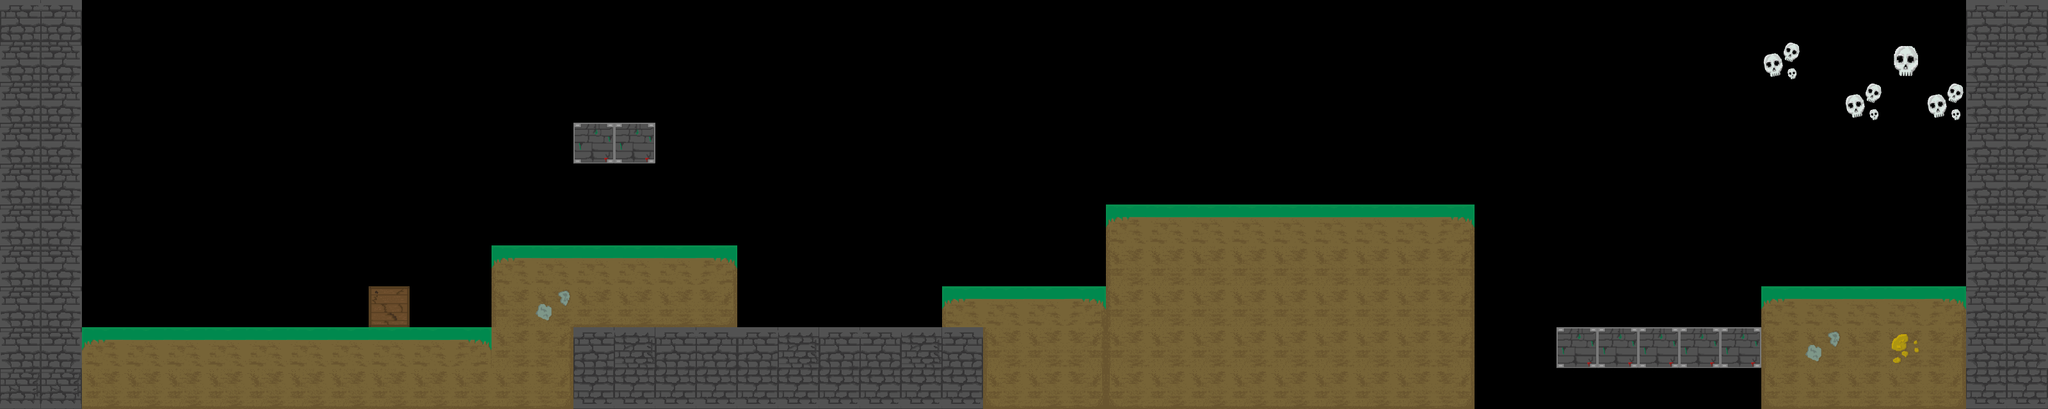

Below is a game level as drawn by its tile map, then a one-line description and the .tmx file that defines it, in full:
An orthogonal 50x10 tile map with 64x64 px tiles, 1 tile layer (Platforms), 2 tilesets and 7 objects (3x GunEnemy, PlayerSpawn, Goal, TutorialTrigger, TutorialPoint).

<map version="1.2" tiledversion="1.2.2" orientation="orthogonal" renderorder="right-down" width="50" height="10" tilewidth="64" tileheight="64" infinite="0" nextlayerid="7" nextobjectid="19">
 <tileset firstgid="1" name="Temp" tilewidth="64" tileheight="64" tilecount="36" columns="6">
  <image source="../IMAGES/tileset2.png" width="384" height="384" />
 </tileset>
 <tileset firstgid="37" name="tilesheet" tilewidth="64" tileheight="64" tilecount="72" columns="9">
  <image source="../IMAGES/tilesheet.png" width="576" height="512" />
 </tileset>
 <layer id="6" name="Platforms" width="50" height="10">
  <data encoding="csv">
64,65,0,0,0,0,0,0,0,0,0,0,0,0,0,0,0,0,0,0,0,0,0,0,0,0,0,0,0,0,0,0,0,0,0,0,0,0,0,0,0,0,0,0,0,0,0,0,64,65,
70,69,0,0,0,0,0,0,0,0,0,0,0,0,0,0,0,0,0,0,0,0,0,0,0,0,0,0,0,0,0,0,0,0,0,0,0,0,0,0,0,0,0,57,0,0,58,0,70,69,
70,69,0,0,0,0,0,0,0,0,0,0,0,0,0,0,0,0,0,0,0,0,0,0,0,0,0,0,0,0,0,0,0,0,0,0,0,0,0,0,0,0,0,0,0,57,0,57,70,69,
70,69,0,0,0,0,0,0,0,0,0,0,0,0,62,62,0,0,0,0,0,0,0,0,0,0,0,0,0,0,0,0,0,0,0,0,0,0,0,0,0,0,0,0,0,0,0,0,70,69,
70,69,0,0,0,0,0,0,0,0,0,0,0,0,0,0,0,0,0,0,0,0,0,0,0,0,0,0,0,0,0,0,0,0,0,0,0,0,0,0,0,0,0,0,0,0,0,0,70,69,
70,69,0,0,0,0,0,0,0,0,0,0,0,0,0,0,0,0,0,0,0,0,0,0,0,0,0,52,53,53,53,53,53,53,53,54,0,0,0,0,0,0,0,0,0,0,0,0,70,69,
70,69,0,0,0,0,0,0,0,0,0,0,52,53,53,53,53,54,0,0,0,0,0,0,0,0,0,44,39,39,39,39,39,39,39,45,0,0,0,0,0,0,0,0,0,0,0,0,70,69,
70,69,0,0,0,0,0,0,0,46,0,0,44,40,48,48,48,49,0,0,0,0,0,52,53,53,54,44,39,39,39,39,39,39,39,45,0,0,0,0,0,0,0,52,53,53,53,54,70,69,
70,69,50,53,53,53,53,53,53,53,53,51,39,45,64,68,64,65,64,68,64,65,68,65,44,39,45,44,39,39,39,39,39,39,39,45,0,0,62,62,62,62,62,44,40,39,42,45,70,69,
67,67,48,48,48,48,48,48,48,48,48,48,48,49,63,63,63,63,63,63,63,63,63,63,47,48,49,47,48,48,48,48,48,48,48,49,0,0,0,0,0,0,0,47,48,48,48,49,63,63
</data>
 </layer>
 <objectgroup id="5" name="Enemies">
  <object id="10" type="GunEnemy" x="1630" y="400">
   <properties>
    <property name="MaxX" value="1690" />
    <property name="MinX" value="1590" />
   </properties>
   <point />
  </object>
  <object id="17" type="GunEnemy" x="960" y="341">
   <properties>
    <property name="MaxX" value="1100" />
    <property name="MinX" value="800" />
   </properties>
   <point />
  </object>
  <object id="18" type="GunEnemy" x="2000" y="280">
   <properties>
    <property name="MaxX" value="2150" />
    <property name="MinX" value="1850" />
   </properties>
   <point />
  </object>
 </objectgroup>
 <objectgroup id="2" name="KeyPoints">
  <object id="1" type="PlayerSpawn" x="197" y="442">
   <point />
  </object>
  <object id="2" type="Goal" x="2789.34" y="244" width="260" height="173.333" />
 </objectgroup>
 <objectgroup id="3" name="TutorialTriggers">
  <object id="4" type="TutorialTrigger" x="282.667" y="5.33333" width="156.667" height="507.667">
   <properties>
    <property name="ID" type="int" value="1" />
   </properties>
  </object>
 </objectgroup>
 <objectgroup id="4" name="TutorialPrompts">
  <object id="7" type="TutorialPoint" x="522.667" y="230.667" width="178.667" height="154.667">
   <properties>
    <property name="Message" value="Press A to jump" />
    <property name="RelativeTriggerID" type="int" value="1" />
   </properties>
  </object>
 </objectgroup>
</map>